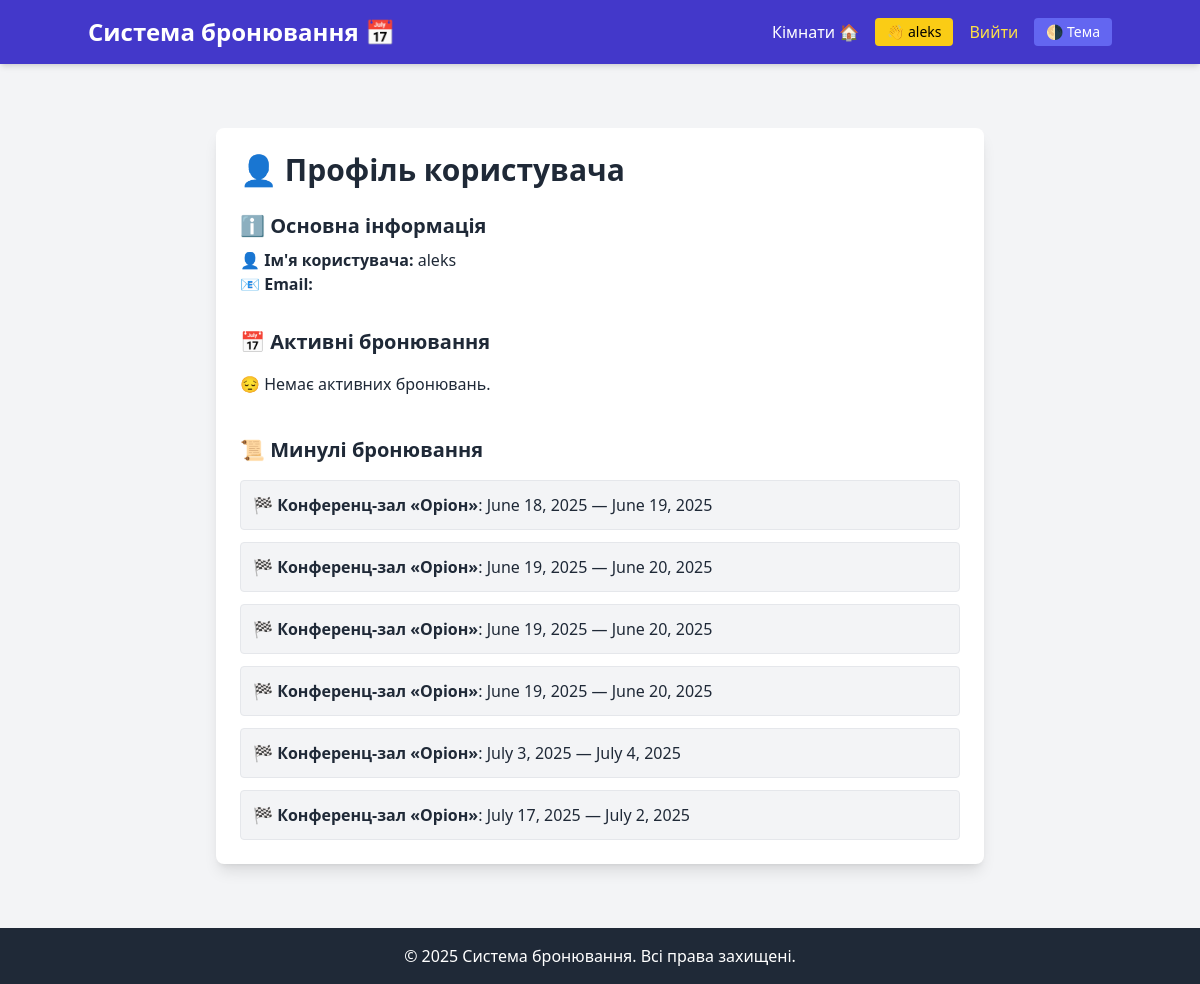
/profile/ (signed in), run on the app's committed database.
### booking/models.py (models this page shows, shortened)
class Booking(models.Model):
    user = models.ForeignKey(User, related_name='bookings', on_delete=models.CASCADE)
    location = models.ForeignKey(Location, related_name='bookings', on_delete=models.CASCADE)
    start_date = models.DateField()
    end_date = models.DateField()
    created_at = models.DateTimeField(auto_now_add=True)
    updated_at = models.DateTimeField(auto_now=True)
    is_confirmed = models.BooleanField(default=False)

class Location(models.Model):
    number = models.CharField(max_length=10 , default='N/A')  # номер локації
    title = models.CharField(max_length=100,unique=True)
    capacity = models.PositiveIntegerField()
    price = models.DecimalField(max_digits=6, decimal_places=2)
    description = models.TextField()
    created_at = models.DateTimeField(auto_now_add=True)
    is_active = models.BooleanField(default=True)
    image = models.ImageField(upload_to='room_images/', blank=True, null=True)
    class Meta:
        verbose_name = _('Location')
        verbose_name_plural = _('Locations')
        ordering = ['title']

### booking/views.py (the view)
# urls.py: path('profile/', views.profile, name='profile'),
@login_required
def profile(request):
    user = request.user
    active_bookings = user.bookings.filter(end_date__gte=date.today()).select_related('location')
    past_bookings = user.bookings.filter(end_date__lt=date.today()).select_related('location')
    context = {
        'user': user,
        'active_bookings': active_bookings,
        'past_bookings': past_bookings,
    }
    return render(request, 'profile.html', context)

### templates/profile.html
{% extends "base.html" %}
{% block content %}
<div class="max-w-3xl mx-auto mt-10 p-6 bg-white shadow-lg rounded-lg">
  <h1 class="text-3xl font-bold mb-6">👤 Профіль користувача</h1>
  <section class="mb-8">
    <h2 class="text-xl font-semibold mb-2">ℹ️ Основна інформація</h2>
    <p>👤 <strong>Ім'я користувача:</strong> {{ user.username }}</p>
    <p>📧 <strong>Email:</strong> {{ user.email }}</p>
  </section>
  <section>
    <h2 class="text-xl font-semibold mb-4">📅 Активні бронювання</h2>
    {% if active_bookings %}
      <ul class="space-y-4">
        {% for booking in active_bookings %}
          <li class="border p-4 rounded hover:shadow-md transition relative bg-gray-50">
            <p>🏠 <strong>Кімната:</strong> {{ booking.location.title }} (Номер {{ booking.location.number }})</p>
            <p>📆 <strong>Дата заїзду:</strong> {{ booking.start_date }}</p>
            <p>📅 <strong>Дата виїзду:</strong> {{ booking.end_date }}</p>
            <form action="{% url 'cancel_booking' booking.pk %}" method="post" class="mt-4">
              {% csrf_token %}
              <button type="submit" class="bg-red-600 text-white px-4 py-2 rounded hover:bg-red-700">
                ❌ Скасувати бронювання
              </button>
            </form>
          </li>
        {% endfor %}
      </ul>
    {% else %}
      <p>😔 Немає активних бронювань.</p>
    {% endif %}
  </section>
  <section class="mt-10">
    <h2 class="text-xl font-semibold mb-4">📜 Минулі бронювання</h2>
    {% if past_bookings %}
      <ul class="space-y-3">
        {% for booking in past_bookings %}
          <li class="border p-3 rounded bg-gray-100">
            🏁 <strong>{{ booking.location.title }}</strong>: {{ booking.start_date }} — {{ booking.end_date }}
          </li>
        {% endfor %}
      </ul>
    {% else %}
      <p>ℹ️ У вас ще не було минулих бронювань.</p>
    {% endif %}
  </section>
</div>
{% endblock %}

### templates/base.html (shortened to what this page needs)
<!DOCTYPE html>
<html lang="uk" class="">
<head>
    <script src="https://cdn.tailwindcss.com"></script>
</head>
<body class="bg-gray-100 text-gray-800 dark:bg-gray-900 dark:text-gray-100 transition-colors duration-300">
    <header class="bg-indigo-700 text-white p-4 shadow-md dark:bg-indigo-900">
        <div class="container mx-auto flex justify-between items-center">
            <h1 class="text-2xl font-bold">Система бронювання 📅</h1>
            <nav class="space-x-4 flex items-center">
                <a href="{% url 'room_list' %}" class="hover:underline">Кімнати 🏠</a>
                {% if user.is_authenticated %}
                    <a href="{% url 'profile' %}"
                       class="text-sm bg-yellow-400 text-black px-3 py-1 rounded hover:bg-yellow-500 transition inline-block">
                        👋 {{ user.username }}
                    </a>
                    <form action="{% url 'logout' %}" method="post" class="inline ml-4">
                        <button type="submit" class="text-yellow-300 hover:text-yellow-400">Вийти</button>
                    </form>
                {% else %}
                    <a href="{% url 'login' %}" class="hover:underline text-green-200">Увійти 🔐</a>
                    <a href="{% url 'register' %}" class="hover:underline text-yellow-200">Реєстрація ✍️</a>
                {% endif %}
                <button id="toggle-theme"
                        class="ml-4 px-3 py-1 text-sm bg-indigo-500 text-white rounded hover:bg-indigo-600 transition">
                    🌗 Тема
                </button>
            </nav>
        </div>
    </header>
    <main class="container mx-auto p-6">
        {% block content %}
        {% endblock %}
    </main>
    <footer class="bg-gray-800 text-white text-center p-4 mt-10 dark:bg-gray-900">
        &copy; 2025 Система бронювання. Всі права захищені.
    </footer>
</body>
</html>

### data on the page
Booking: location "Конференц-зал «Оріон»", start_date "June 18, 2025", end_date "June 19, 2025"
Booking: location "Конференц-зал «Оріон»", start_date "June 19, 2025", end_date "June 20, 2025"
Booking: location "Конференц-зал «Оріон»", start_date "June 19, 2025", end_date "June 20, 2025"
Booking: location "Конференц-зал «Оріон»", start_date "June 19, 2025", end_date "June 20, 2025"
Booking: location "Конференц-зал «Оріон»", start_date "July 3, 2025", end_date "July 4, 2025"
Booking: location "Конференц-зал «Оріон»", start_date "July 17, 2025", end_date "July 2, 2025"

### other printed values
{{ user.username }} "aleks"
